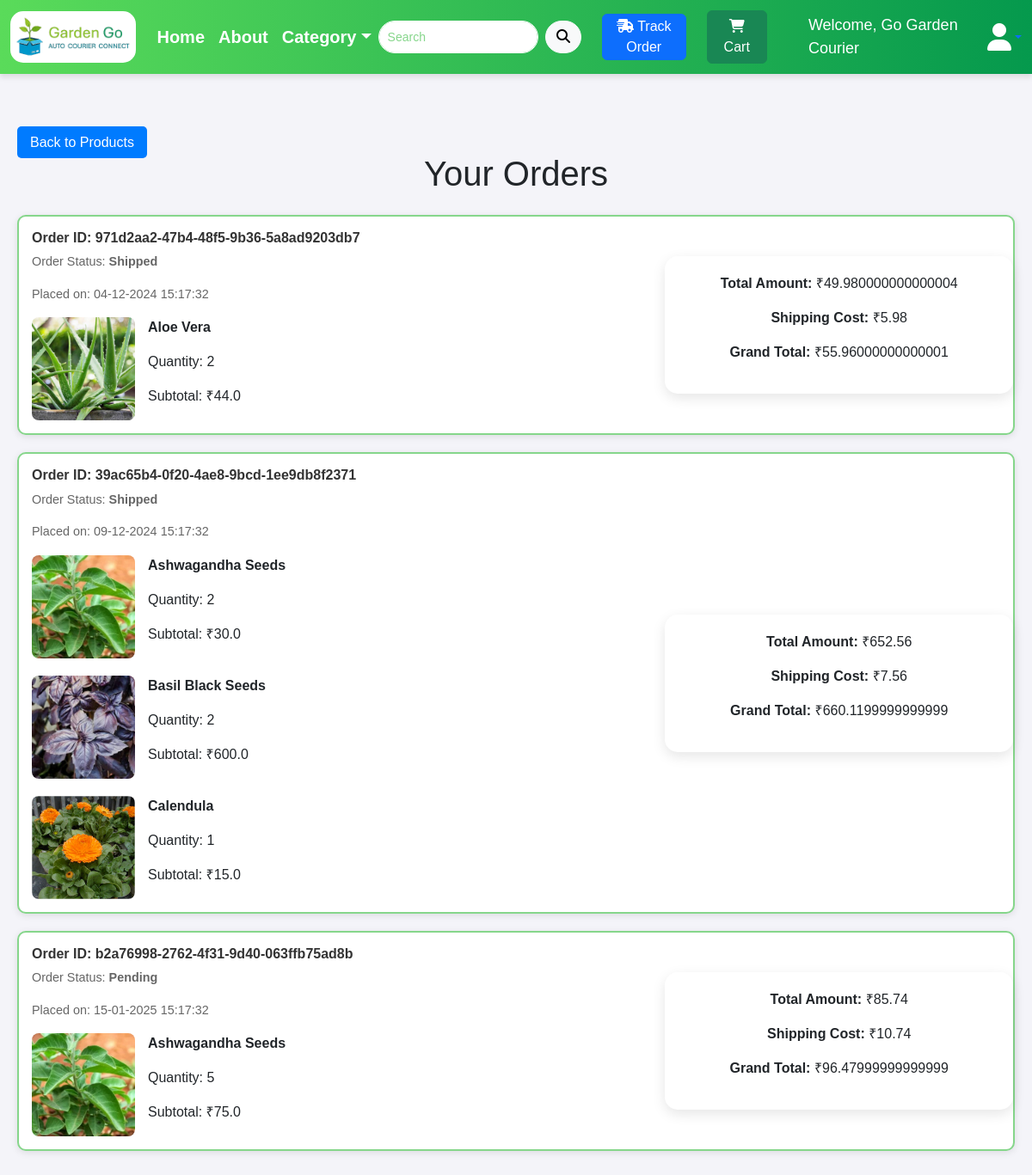
The app's page /products/order_history (signed in) with its own data.
### model.py (models this page shows, shortened)
class User(db.Model):
    __tablename__ = 'user'
    user_id = db.Column(db.Integer, primary_key=True, autoincrement=True)
    name = db.Column(db.String(255), nullable=False)
    email = db.Column(db.String(255), unique=True, nullable=False)
    phone_number = db.Column(db.Integer, unique=True, nullable=False)
    password_hash = db.Column(db.String(255), nullable=False)
    role = db.Column(db.Enum('Customer', 'Admin', 'Courier'), default='Customer', nullable=False)
    created_at = db.Column(db.DateTime, default=lambda: datetime.now(IST))
    updated_at = db.Column(db.DateTime, default=lambda: datetime.now(IST), onupdate=lambda: datetime.now(IST))
    last_login = db.Column(db.DateTime, nullable=True)
    is_active = db.Column(db.Boolean, default=True)
    account_request = db.Column(db.Boolean, default=False)
    reset_tokens = db.relationship("PasswordResetToken", back_populates="user", cascade="all, delete-orphan")
    addresses = db.relationship("Address", back_populates="user", cascade="all, delete-orphan")
    orders = db.relationship('Order', backref='user')
    notifications = db.relationship('Notification', backref='user')
    delivery_issues = db.relationship('DeliveryIssue', back_populates='user')

class Order(db.Model):
    __tablename__ = 'order'
    order_id = db.Column(db.String(36), primary_key=True, default=lambda: str(uuid.uuid4()))
    user_id = db.Column(db.Integer, db.ForeignKey('user.user_id'), nullable=False)
    total_price = db.Column(db.Float, nullable=False)
    shipping_cost = db.Column(db.Float, nullable=False)
    status = db.Column(db.String(50), default="Pending")
    created_at = db.Column(db.DateTime, default=datetime.utcnow)
    quantities = db.Column(db.Float, nullable=False)
    prices = db.Column(db.Float, nullable=False)
    order_details = db.relationship('OrderDetail', backref='order')
    notifications = db.relationship('Notification', backref='order')

class OrderDetail(db.Model):
    __tablename__ = 'orderdetails'
    orderDetail_id = db.Column(db.String(36), primary_key=True,default=lambda:str(uuid.uuid4()))
    order_id = db.Column(db.Integer, db.ForeignKey('order.order_id'))
    product_id = db.Column(db.Integer, db.ForeignKey('product.product_id'))
    status = db.Column(db.String(50), default="Pending")
    quantity = db.Column(db.Integer)
    sub_Total = db.Column(db.Float)
    product = db.relationship('Product', backref='order_details')

class Product(db.Model):
    __tablename__ = 'product'
    product_id = db.Column(db.Integer, primary_key=True)
    name = db.Column(db.String(100))
    description = db.Column(db.String(255))
    category_id = db.Column(db.Integer, db.ForeignKey('category.category_id'))
    category_name = db.Column(db.String(100))
    cost_price = db.Column(db.Float)
    selling_price = db.Column(db.Float)
    weight = db.Column(db.Float)
    stock_quantity = db.Column(db.Integer)
    is_deleted = db.Column(db.Boolean, default=False)
    image_url = db.Column(db.String(255))
    added_date = db.Column(db.DateTime, default=datetime.utcnow)
    updated_date = db.Column(db.DateTime, default=datetime.utcnow)

### customer/customert2.py (the view)
@customert2.route('/order_history')
def order_history():
    query = request.args.get("query", "").lower()
    products = Product.query.all()
    user=None
    user_id = session.get('user_id')
    if 'user_id' in session:
        user = User.query.get(session['user_id'])
        user_id = user.user_id
    filtered_products = [
        product for product in products
        if query in product.name.lower()
        or query in product.category_name.lower()
        or query in str(product.selling_price).lower()
        or query in str(product.weight).lower()
    ]
    if not user_id:
        return redirect(url_for('customert2.product_list'))
    orders = Order.query.filter_by(user_id=user_id).all()
    order_details = []
    for order in orders:
        details = OrderDetail.query.filter_by(order_id=order.order_id).all()
        order_details.append({
            'order': order,
            'details': details
        })
    return render_template('order_history.html', order_details=order_details,user=user,user_id=user_id,products=filtered_products if query else products)

### utils.py (called while the page is built, shortened)
def track_activity(app):
    @app.before_request
    def check_session_timeout():
        if "user_id" in session:
            now = datetime.now()
            last_activity = session.get("last_activity")
            session["last_activity"] = now.strftime("%Y-%m-%d %H:%M:%S")

def cache_control(app):
    @app.after_request
    def add_header(response):
        response.headers["Cache-Control"] = "no-cache, no-store, must-revalidate"
        response.headers["Pragma"] = "no-cache"
        response.headers["Expires"] = "0"
        return response

### customer/templates/order_history.html (shortened to what this page needs)
{% extends 'navbar.html' %}
{% block home %}
<li class="nav-item">
    <a class="nav-link" style="font-size: 20px;" href="{{ url_for('customert2.product_list') }}">Home</a>
</li>
{% endblock %}
{% block sign %}
<a href="{{ url_for('couriert3.track_order') }}" class="btn btn-primary me-4" style="color: white; padding: 2px; margin: 8px;"><i class="fas fa-shipping-fast text-white"></i>
    Track Order</a></li>
<a href="{{ url_for('customert2.view_cart') }}" class="btn btn-success me-4">
    <i class="fa fa-shopping-cart"></i> Cart
</a>
<span class="me-2" style="color:white;font-family: 'Franklin Gothic Medium', 'Arial Narrow', Arial, sans-serif;font-size: large;">Welcome, {{ user.name if user else 'Guest' }}</span>
<div class="dropdown">
  <a href="#" class="d-flex align-items-center text-decoration-none dropdown-toggle" id="profileDropdown" data-bs-toggle="dropdown" aria-expanded="false">
    <i class="fa fa-user fa-2x" style="color:white;"></i>
  </a>
</div>
{% endblock %}
    {% block body %}
    <div class="container my-5">
        <a href="{{ url_for('customert2.product_list') }}" class="back-button">Back to Products</a>
        <h1 class="text-center mb-4">Your Orders</h1>
        {% if order_details %}
            <div class="orders">
                {% for order in order_details %}
                    <div class="card">
                        <h5 class="card-title">Order ID: {{ order.order.order_id }}</h5>
                        <p class="card-text">Order Status: <strong>{{ order.order.status }}</strong></p>
                        <p class="card-text">Placed on: {{ order.order.created_at.strftime('%d-%m-%Y %H:%M:%S') }}</p>
                        <div class="order-products">
                            {% for detail in order.details %}
                                <div class="order-product">
                                    <img src="{{ url_for('static', filename=detail.product.image_url) }}" alt="{{ detail.product.name }}">
                                    <div class="product-details">
                                        <p><strong>{{ detail.product.name }}</strong></p>
                                        <p>Quantity: {{ detail.quantity }}</p>
                                        <p>Subtotal: ₹{{ detail.sub_Total }}</p>
                                    </div>
                                </div>
                            {% endfor %}
                        </div>
                        <div class="order-summary">
                            <p><strong>Total Amount:</strong> ₹{{ order.order.total_price }}</p>
                            <p><strong>Shipping Cost:</strong> ₹{{ order.order.shipping_cost }}</p>
                            <p><strong>Grand Total:</strong> ₹{{ order.order.total_price + order.order.shipping_cost }}</p>
                        </div>
                    </div>
                {% endfor %}
            </div>
        {% else %}
            <div class="no-orders">
                <p>You have no orders yet. Start shopping to place your first order!</p>
            </div>
        {% endif %}
    </div>
{% endblock %}

### customer/templates/order_history.html (style rules this page uses)
body { font-family: Arial, sans-serif; background-color: #f4f4f9; margin: 0; padding: 0; }
.card-title { font-size: 1rem; color: #333; }
.card-text { font-size: 0.9rem; color: #666; }
.container { max-width: 1200px; margin: 0 auto; padding: 20px; }
.card { display: flex; flex-direction: column; align-items: flex-start; padding: 15px; margin-bottom: 20px; background-color: #fff; border-radius: 10px; box-shadow: 0 2px 8px rgba(0, 0, 0, 0.1); border: 2px solid #86d68b; }
.order-products { display: flex; gap: 20px; flex-wrap: wrap; position: relative; }
.order-product { display: flex; width: 100%; justify-content: space-between; align-items: flex-start; gap: 15px; }
.order-product img { width: 120px; height: 120px; object-fit: cover; border-radius: 8px; }
.product-details { flex-grow: 1; display: flex; flex-direction: column; justify-content: space-between; }
.order-summary { position: absolute; right: 0; top: 50%; transform: translateY(-50%); padding: 20px; background-color: #fff; border-radius: 15px; box-shadow: 0px 5px 15px rgba(0, 0, 0, 0.1); width: 35%; text-align: center; }
.back-button { margin-top: 20px; background-color: #007bff; color: white; border: none; padding: 10px 15px; border-radius: 5px; text-decoration: none; }

### records on screen
User: name "Go Garden Courier"
Order: order.order_id "971d2aa2-47b4-48f5-9b36-5a8ad9203db7", order.status "Shipped", order.created_at "04-12-2024 15:17:32", order.total_price "49.980000000000004", order.shipping_cost "5.98", order.order.total_price+order.order.shipping_cost "55.96000000000001"
OrderDetail: image_url (picture), product.name "Aloe Vera", quantity "2", sub_Total "44.0"
Order: order.order_id "39ac65b4-0f20-4ae8-9bcd-1ee9db8f2371", order.status "Shipped", order.created_at "09-12-2024 15:17:32", order.total_price "652.56", order.shipping_cost "7.56", order.order.total_price+order.order.shipping_cost "660.1199999999999"
OrderDetail: image_url (picture), product.name "Ashwagandha Seeds", quantity "2", sub_Total "30.0"
OrderDetail: image_url (picture), product.name "Basil Black Seeds", quantity "2", sub_Total "600.0"
OrderDetail: name (picture), product.name "Calendula", quantity "1", sub_Total "15.0"
Order: order.order_id "b2a76998-2762-4f31-9d40-063ffb75ad8b", order.status "Pending", order.created_at "15-01-2025 15:17:32", order.total_price "85.74", order.shipping_cost "10.74", order.order.total_price+order.order.shipping_cost "96.47999999999999"
OrderDetail: image_url (picture), product.name "Ashwagandha Seeds", quantity "5", sub_Total "75.0"
